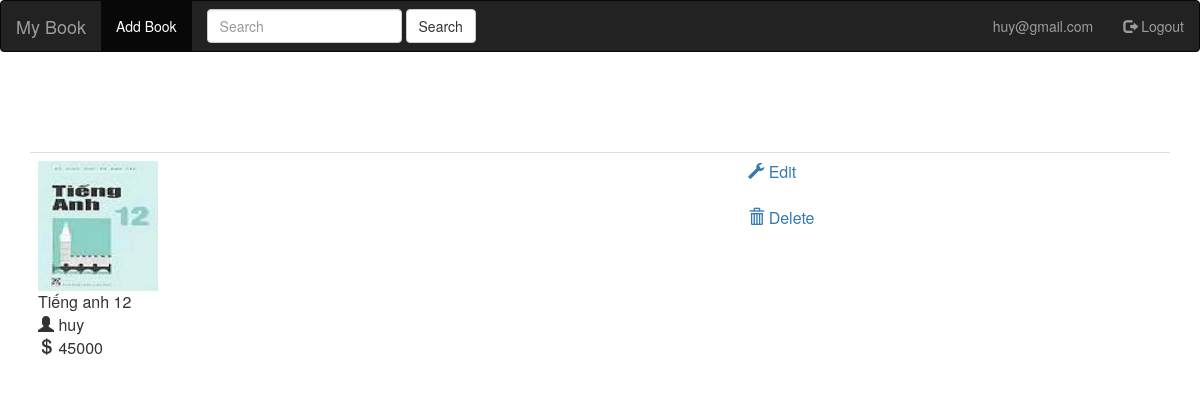
The page /books/8/ (signed in) on the database its author committed.
### app/models.py (models this page shows, shortened)
class User(UserMixin,db.Model):
    id = db.Column(db.Integer, primary_key=True)
    username = db.Column(db.String(64), index=True, unique=True)
    email = db.Column(db.String(120), index=True, unique=True)
    role = db.Column(db.String(24))
    password=db.Column(db.String(128))

class Book(db.Model):
    id=db.Column(db.Integer, primary_key=True)
    bookname=db.Column(db.String(120))
    author=db.Column(db.String(120))
    img=db.Column(db.String(120))
    price=db.Column(db.Integer)

### app/routes.py (the view)
@app.route('/books/<int:book_id>/')
@login_required
def book_detail(book_id):
    appt = db.session.query(Book).get(book_id)
    if appt is None :
        abort(404)
    return render_template('/detail.html', appt=appt)

### app/models.py (called while the page is built)
@login.user_loader
def load_user(id):
    return User.query.get(int(id))

### app/templates/detail.html (shortened to what this page needs)
{% extends "base.html" %}
{% block content %}
<table  class="table table-hover">
    <tr>
        <td>
          <img src="/static/{{ appt.img}}" title="Ảnh"style="width: 120px;height: 130px;"> <br>
          {{ appt.bookname}}<br>
          <span class="glyphicon glyphicon-user"></span> {{appt.author}}<br>
          <span class="glyphicon glyphicon-usd"></span> {{appt.price}}<br>
        </td>
        <td>
            <a href="{{ url_for('book_edit', book_id=appt.id) }}" >
                <span class="glyphicon glyphicon-wrench"></span> Edit
              </a>
              </a><br><br>
              <a href="{{ url_for('book_delete', book_id=appt.id) }}">
                <span class="glyphicon glyphicon-trash"></span>
                Delete
              </a>
        </td>
    </tr>
</table>
{% endblock %}

### app/templates/base.html (shortened to what this page needs)
<html>
    <head>
        <link rel="stylesheet" href="https://maxcdn.bootstrapcdn.com/bootstrap/3.4.1/css/bootstrap.min.css">
    </head>
    <body>
        <nav class="navbar navbar-inverse">
            <div class="container-fluid">
              <div class="navbar-header">
                <a class="navbar-brand" href="{{ url_for('Book_list') }}">My Book</a>
              </div>
              {% if current_user.is_anonymous %}
              <ul class="nav navbar-nav navbar-right">
                <li><a href="/register"><span class="glyphicon glyphicon-user"></span> Sign Up</a></li>
                <li><a href="/login"><span class="glyphicon glyphicon-log-in" ></span> Login</a></li>
              </ul>
              {% else %}
              <ul class="nav navbar-nav">
                <li class="active"><a href="/upload">Add Book</a></li>
                <li>
                  <form class="navbar-form navbar-left" action="{{ url_for('book_search') }}">
                    <div class="form-group">
                      <input type="text" class="form-control" placeholder="Search" name="search">
                    </div>
                    <button type="submit" class="btn btn-default">Search</button>
                  </form>
                </li>
              </ul>
              <ul class="nav navbar-nav navbar-right">
                <li><a href="#">{{ current_user.email }}</a></li>
              <li><a href="/logout"><span class="glyphicon glyphicon-log-out"></span> Logout</a></li>
            </ul>
              {% endif %}
            </div>
          </nav>
        <br>
            <div class="content container">
        {% block content %}
        {% endblock %}
            </div>
    </body>
</html>

### app/templates/base.html (style rules this page uses)
.content { margin-top: 60px; }
* { box-sizing: border-box; }

### rows shown on the page
User: email "huy@gmail.com"
Book: img (picture), bookname "Tiếng anh 12", author "huy", price "45000"
